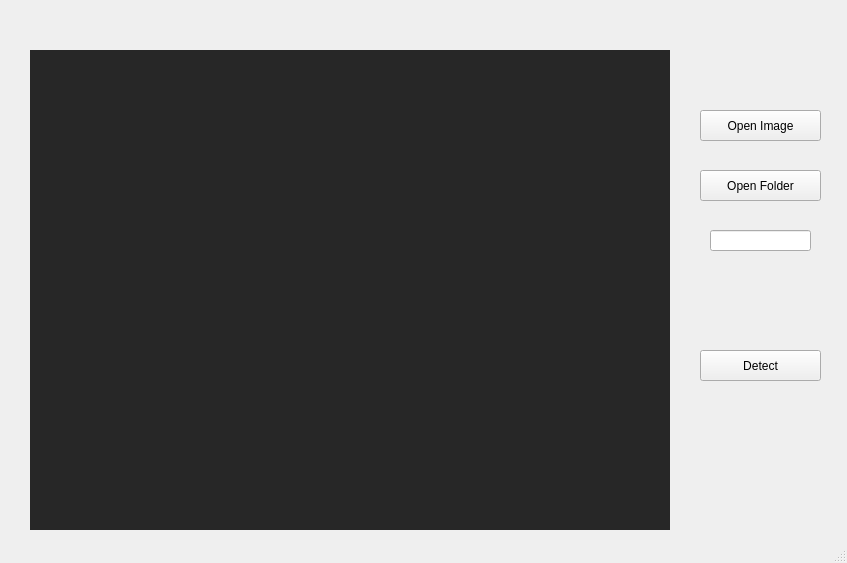
<?xml version="1.0" encoding="UTF-8"?>
<ui version="4.0">
 <class>MainWindow</class>
 <widget class="QMainWindow" name="MainWindow">
  <property name="geometry">
   <rect>
    <x>0</x>
    <y>0</y>
    <width>847</width>
    <height>563</height>
   </rect>
  </property>
  <property name="windowTitle">
   <string>MainWindow</string>
  </property>
  <property name="styleSheet">
   <string notr="true"/>
  </property>
  <widget class="QWidget" name="centralwidget">
   <widget class="QPushButton" name="btnOpenImage">
    <property name="geometry">
     <rect>
      <x>700</x>
      <y>110</y>
      <width>121</width>
      <height>31</height>
     </rect>
    </property>
    <property name="text">
     <string>Open Image</string>
    </property>
   </widget>
   <widget class="QLabel" name="imageBox">
    <property name="geometry">
     <rect>
      <x>30</x>
      <y>50</y>
      <width>640</width>
      <height>480</height>
     </rect>
    </property>
    <property name="styleSheet">
     <string notr="true">background-color: rgb(39, 39, 39);</string>
    </property>
    <property name="text">
     <string/>
    </property>
   </widget>
   <widget class="QPushButton" name="btnStart">
    <property name="geometry">
     <rect>
      <x>700</x>
      <y>350</y>
      <width>121</width>
      <height>31</height>
     </rect>
    </property>
    <property name="text">
     <string>Detect</string>
    </property>
   </widget>
   <widget class="QLineEdit" name="editFileName">
    <property name="geometry">
     <rect>
      <x>710</x>
      <y>230</y>
      <width>101</width>
      <height>21</height>
     </rect>
    </property>
   </widget>
   <widget class="QPushButton" name="btnOpenFolder">
    <property name="geometry">
     <rect>
      <x>700</x>
      <y>170</y>
      <width>121</width>
      <height>31</height>
     </rect>
    </property>
    <property name="text">
     <string>Open Folder</string>
    </property>
   </widget>
   <widget class="QLabel" name="label_Progress">
    <property name="geometry">
     <rect>
      <x>710</x>
      <y>390</y>
      <width>101</width>
      <height>21</height>
     </rect>
    </property>
    <property name="font">
     <font>
      <pointsize>10</pointsize>
     </font>
    </property>
    <property name="text">
     <string/>
    </property>
    <property name="alignment">
     <set>Qt::AlignCenter</set>
    </property>
   </widget>
  </widget>
  <widget class="QStatusBar" name="statusbar"/>
 </widget>
 <resources/>
 <connections/>
</ui>
